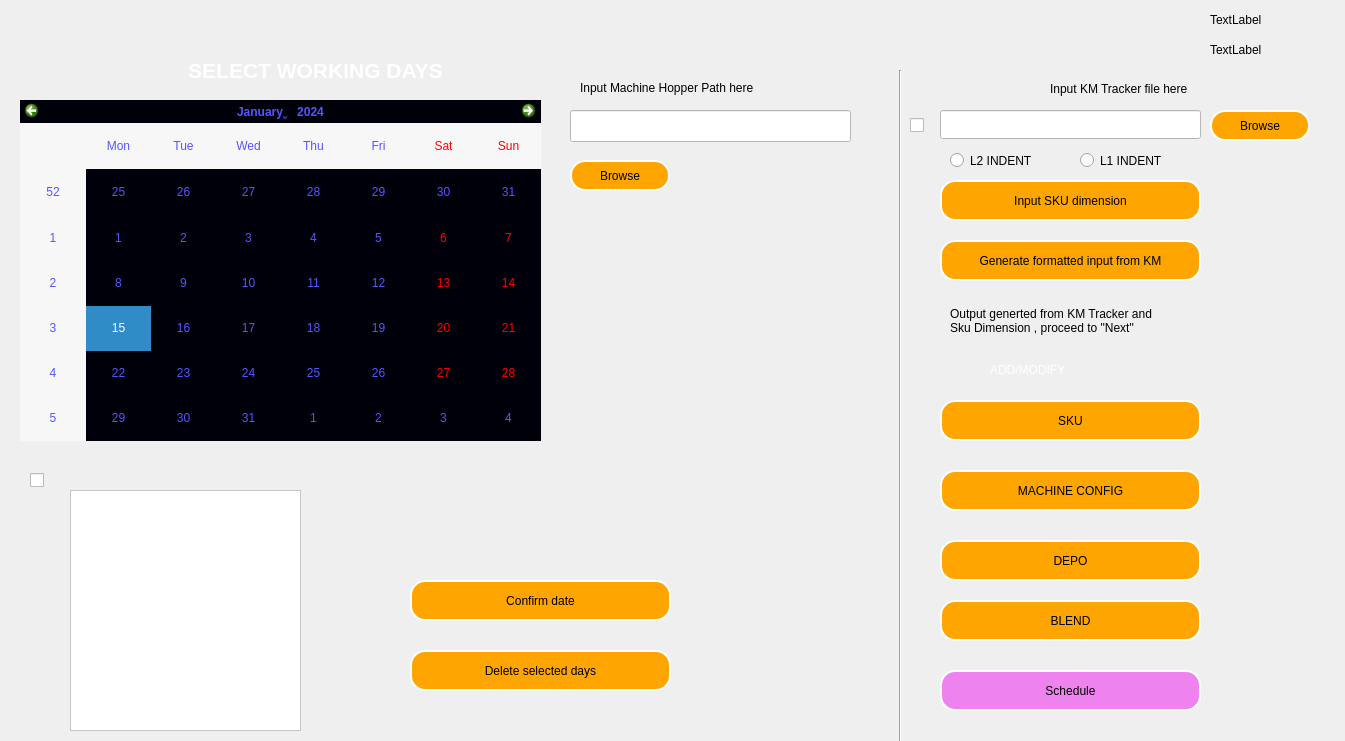
<?xml version="1.0" encoding="UTF-8"?>
<ui version="4.0">
 <class>Scheduler</class>
 <widget class="QDialog" name="Scheduler">
  <property name="geometry">
   <rect>
    <x>0</x>
    <y>0</y>
    <width>1345</width>
    <height>741</height>
   </rect>
  </property>
  <property name="windowTitle">
   <string>Scheduler Application for PULP</string>
  </property>
  <property name="windowIcon">
   <iconset>
    <normaloff>../../.designer/backup/icon.png</normaloff>../../.designer/backup/icon.png</iconset>
  </property>
  <property name="styleSheet">
   <string notr="true"/>
  </property>
  <widget class="QPushButton" name="modify_sku">
   <property name="geometry">
    <rect>
     <x>940</x>
     <y>400</y>
     <width>261</width>
     <height>41</height>
    </rect>
   </property>
   <property name="styleSheet">
    <string notr="true">background-color: orange;
border-style: outset;
border-width: 2px;
border-radius: 15px;
border-color: white;
padding: 4px;</string>
   </property>
   <property name="text">
    <string>SKU</string>
   </property>
  </widget>
  <widget class="Line" name="line">
   <property name="geometry">
    <rect>
     <x>890</x>
     <y>70</y>
     <width>20</width>
     <height>711</height>
    </rect>
   </property>
   <property name="styleSheet">
    <string notr="true">color: rgb(231, 226, 220);</string>
   </property>
   <property name="orientation">
    <enum>Qt::Vertical</enum>
   </property>
  </widget>
  <widget class="QLineEdit" name="path">
   <property name="geometry">
    <rect>
     <x>940</x>
     <y>110</y>
     <width>261</width>
     <height>29</height>
    </rect>
   </property>
   <property name="styleSheet">
    <string notr="true">color: rgb(0, 0, 0);
background-color: rgb(255, 255, 255);</string>
   </property>
  </widget>
  <widget class="QPushButton" name="Browse">
   <property name="geometry">
    <rect>
     <x>1210</x>
     <y>110</y>
     <width>100</width>
     <height>31</height>
    </rect>
   </property>
   <property name="styleSheet">
    <string notr="true">background-color: orange;
border-style: outset;
border-width: 2px;
border-radius: 15px;
border-color: white;
padding: 4px;</string>
   </property>
   <property name="text">
    <string>Browse</string>
   </property>
  </widget>
  <widget class="QPushButton" name="modify_machine">
   <property name="geometry">
    <rect>
     <x>940</x>
     <y>470</y>
     <width>261</width>
     <height>41</height>
    </rect>
   </property>
   <property name="styleSheet">
    <string notr="true">background-color: orange;
border-style: outset;
border-width: 2px;
border-radius: 15px;
border-color: white;
padding: 4px;</string>
   </property>
   <property name="text">
    <string>MACHINE CONFIG</string>
   </property>
  </widget>
  <widget class="QPushButton" name="next">
   <property name="geometry">
    <rect>
     <x>940</x>
     <y>670</y>
     <width>261</width>
     <height>41</height>
    </rect>
   </property>
   <property name="styleSheet">
    <string notr="true">background-color: violet;
border-style: outset;
border-width: 2px;
border-radius: 15px;
border-color: white;
padding: 4px;</string>
   </property>
   <property name="text">
    <string>Schedule</string>
   </property>
  </widget>
  <widget class="QCalendarWidget" name="calendarWidget">
   <property name="geometry">
    <rect>
     <x>20</x>
     <y>100</y>
     <width>521</width>
     <height>341</height>
    </rect>
   </property>
   <property name="styleSheet">
    <string notr="true">color: rgb(85, 85, 255);
background-color: rgb(0, 0, 10);</string>
   </property>
  </widget>
  <widget class="QLabel" name="date">
   <property name="geometry">
    <rect>
     <x>1210</x>
     <y>10</y>
     <width>141</width>
     <height>20</height>
    </rect>
   </property>
   <property name="styleSheet">
    <string notr="true"/>
   </property>
   <property name="text">
    <string>TextLabel</string>
   </property>
  </widget>
  <widget class="QLabel" name="day">
   <property name="geometry">
    <rect>
     <x>1210</x>
     <y>40</y>
     <width>141</width>
     <height>20</height>
    </rect>
   </property>
   <property name="text">
    <string>TextLabel</string>
   </property>
  </widget>
  <widget class="QCheckBox" name="browse_check">
   <property name="geometry">
    <rect>
     <x>910</x>
     <y>110</y>
     <width>21</width>
     <height>31</height>
    </rect>
   </property>
   <property name="text">
    <string/>
   </property>
  </widget>
  <widget class="QCheckBox" name="browse_check_2">
   <property name="geometry">
    <rect>
     <x>30</x>
     <y>470</y>
     <width>96</width>
     <height>20</height>
    </rect>
   </property>
   <property name="text">
    <string/>
   </property>
  </widget>
  <widget class="QPushButton" name="confirm_date">
   <property name="geometry">
    <rect>
     <x>410</x>
     <y>580</y>
     <width>261</width>
     <height>41</height>
    </rect>
   </property>
   <property name="styleSheet">
    <string notr="true">background-color: orange;
border-style: outset;
border-width: 2px;
border-radius: 15px;
border-color: white;
padding: 4px;</string>
   </property>
   <property name="text">
    <string>Confirm date</string>
   </property>
  </widget>
  <widget class="QLabel" name="label_2">
   <property name="geometry">
    <rect>
     <x>90</x>
     <y>540</y>
     <width>201</width>
     <height>20</height>
    </rect>
   </property>
   <property name="styleSheet">
    <string notr="true">color: rgb(255, 255, 255);</string>
   </property>
   <property name="text">
    <string>Selected days for scheduling</string>
   </property>
  </widget>
  <widget class="QListWidget" name="datelistview">
   <property name="geometry">
    <rect>
     <x>70</x>
     <y>490</y>
     <width>231</width>
     <height>241</height>
    </rect>
   </property>
   <property name="styleSheet">
    <string notr="true">color: rgb(0, 0, 0);
background-color: rgb(255, 255, 255);</string>
   </property>
  </widget>
  <widget class="QPushButton" name="datedeletebutton">
   <property name="geometry">
    <rect>
     <x>410</x>
     <y>650</y>
     <width>261</width>
     <height>41</height>
    </rect>
   </property>
   <property name="styleSheet">
    <string notr="true">background-color: orange;
border-style: outset;
border-width: 2px;
border-radius: 15px;
border-color: white;
padding: 4px;</string>
   </property>
   <property name="text">
    <string>Delete selected days</string>
   </property>
  </widget>
  <widget class="QLabel" name="label_4">
   <property name="geometry">
    <rect>
     <x>1050</x>
     <y>80</y>
     <width>281</width>
     <height>17</height>
    </rect>
   </property>
   <property name="text">
    <string>Input KM Tracker file here </string>
   </property>
  </widget>
  <widget class="QPushButton" name="inputskudimension">
   <property name="geometry">
    <rect>
     <x>940</x>
     <y>180</y>
     <width>261</width>
     <height>41</height>
    </rect>
   </property>
   <property name="styleSheet">
    <string notr="true">background-color: orange;
border-style: outset;
border-width: 2px;
border-radius: 15px;
border-color: white;
padding: 4px;</string>
   </property>
   <property name="text">
    <string>Input SKU dimension</string>
   </property>
  </widget>
  <widget class="QPushButton" name="get_sku_format">
   <property name="geometry">
    <rect>
     <x>940</x>
     <y>240</y>
     <width>261</width>
     <height>41</height>
    </rect>
   </property>
   <property name="styleSheet">
    <string notr="true">background-color: orange;
border-style: outset;
border-width: 2px;
border-radius: 15px;
border-color: white;
padding: 4px;</string>
   </property>
   <property name="text">
    <string>Generate formatted input from KM</string>
   </property>
  </widget>
  <widget class="QLabel" name="proceedtonexttext">
   <property name="geometry">
    <rect>
     <x>950</x>
     <y>300</y>
     <width>311</width>
     <height>41</height>
    </rect>
   </property>
   <property name="text">
    <string>Output generted from KM Tracker and 
Sku Dimension , proceed to &quot;Next&quot; </string>
   </property>
  </widget>
  <widget class="QLabel" name="label_5">
   <property name="geometry">
    <rect>
     <x>150</x>
     <y>50</y>
     <width>331</width>
     <height>41</height>
    </rect>
   </property>
   <property name="minimumSize">
    <size>
     <width>121</width>
     <height>0</height>
    </size>
   </property>
   <property name="styleSheet">
    <string notr="true">font: 75 12pt &quot;Roboto&quot;;
border-color: rgb(0, 0, 0);
color: qlineargradient(spread:pad, x1:0, y1:0, x2:0, y2:1, stop:0 rgba(255, 255, 255, 255), stop:0.495 rgba(255, 255, 255, 255), stop:0.505 rgba(255, 0, 0, 255), stop:1 rgba(255, 0, 0, 255));
</string>
   </property>
   <property name="text">
    <string>&lt;html&gt;&lt;head/&gt;&lt;body&gt;&lt;p align=&quot;center&quot;&gt;&lt;span style=&quot; font-size:16pt; font-weight:600; color:#ffffff;&quot;&gt;SELECT WORKING DAYS&lt;/span&gt;&lt;/p&gt;&lt;/body&gt;&lt;/html&gt;</string>
   </property>
  </widget>
  <widget class="QLabel" name="label">
   <property name="geometry">
    <rect>
     <x>990</x>
     <y>360</y>
     <width>161</width>
     <height>20</height>
    </rect>
   </property>
   <property name="styleSheet">
    <string notr="true">color: rgb(255, 255, 255);
font: 75 15pt &quot;MS Sans Serif&quot;;</string>
   </property>
   <property name="text">
    <string>ADD/MODIFY</string>
   </property>
  </widget>
  <widget class="QPushButton" name="depo_add">
   <property name="geometry">
    <rect>
     <x>940</x>
     <y>540</y>
     <width>261</width>
     <height>41</height>
    </rect>
   </property>
   <property name="styleSheet">
    <string notr="true">background-color: orange;
border-style: outset;
border-width: 2px;
border-radius: 15px;
border-color: white;
padding: 4px;</string>
   </property>
   <property name="text">
    <string>DEPO</string>
   </property>
  </widget>
  <widget class="QPushButton" name="depo_add_2">
   <property name="geometry">
    <rect>
     <x>940</x>
     <y>600</y>
     <width>261</width>
     <height>41</height>
    </rect>
   </property>
   <property name="styleSheet">
    <string notr="true">background-color: orange;
border-style: outset;
border-width: 2px;
border-radius: 15px;
border-color: white;
padding: 4px;</string>
   </property>
   <property name="text">
    <string>BLEND</string>
   </property>
  </widget>
  <widget class="QRadioButton" name="l1_indent">
   <property name="geometry">
    <rect>
     <x>1080</x>
     <y>150</y>
     <width>105</width>
     <height>21</height>
    </rect>
   </property>
   <property name="text">
    <string>L1 INDENT</string>
   </property>
  </widget>
  <widget class="QRadioButton" name="l2_indent">
   <property name="geometry">
    <rect>
     <x>950</x>
     <y>150</y>
     <width>105</width>
     <height>21</height>
    </rect>
   </property>
   <property name="text">
    <string>L2 INDENT</string>
   </property>
  </widget>
  <widget class="QLineEdit" name="mach_hop">
   <property name="geometry">
    <rect>
     <x>570</x>
     <y>110</y>
     <width>281</width>
     <height>32</height>
    </rect>
   </property>
   <property name="palette">
    <palette>
     <active>
      <colorrole role="WindowText">
       <brush brushstyle="SolidPattern">
        <color alpha="255">
         <red>0</red>
         <green>0</green>
         <blue>0</blue>
        </color>
       </brush>
      </colorrole>
      <colorrole role="Button">
       <brush brushstyle="SolidPattern">
        <color alpha="255">
         <red>255</red>
         <green>255</green>
         <blue>255</blue>
        </color>
       </brush>
      </colorrole>
      <colorrole role="Light">
       <brush brushstyle="SolidPattern">
        <color alpha="255">
         <red>255</red>
         <green>255</green>
         <blue>255</blue>
        </color>
       </brush>
      </colorrole>
      <colorrole role="Midlight">
       <brush brushstyle="SolidPattern">
        <color alpha="255">
         <red>255</red>
         <green>255</green>
         <blue>255</blue>
        </color>
       </brush>
      </colorrole>
      <colorrole role="Dark">
       <brush brushstyle="SolidPattern">
        <color alpha="255">
         <red>127</red>
         <green>127</green>
         <blue>127</blue>
        </color>
       </brush>
      </colorrole>
      <colorrole role="Mid">
       <brush brushstyle="SolidPattern">
        <color alpha="255">
         <red>170</red>
         <green>170</green>
         <blue>170</blue>
        </color>
       </brush>
      </colorrole>
      <colorrole role="Text">
       <brush brushstyle="SolidPattern">
        <color alpha="255">
         <red>0</red>
         <green>0</green>
         <blue>0</blue>
        </color>
       </brush>
      </colorrole>
      <colorrole role="BrightText">
       <brush brushstyle="SolidPattern">
        <color alpha="255">
         <red>255</red>
         <green>255</green>
         <blue>255</blue>
        </color>
       </brush>
      </colorrole>
      <colorrole role="ButtonText">
       <brush brushstyle="SolidPattern">
        <color alpha="255">
         <red>0</red>
         <green>0</green>
         <blue>0</blue>
        </color>
       </brush>
      </colorrole>
      <colorrole role="Base">
       <brush brushstyle="SolidPattern">
        <color alpha="255">
         <red>255</red>
         <green>255</green>
         <blue>255</blue>
        </color>
       </brush>
      </colorrole>
      <colorrole role="Window">
       <brush brushstyle="SolidPattern">
        <color alpha="255">
         <red>255</red>
         <green>255</green>
         <blue>255</blue>
        </color>
       </brush>
      </colorrole>
      <colorrole role="Shadow">
       <brush brushstyle="SolidPattern">
        <color alpha="255">
         <red>0</red>
         <green>0</green>
         <blue>0</blue>
        </color>
       </brush>
      </colorrole>
      <colorrole role="AlternateBase">
       <brush brushstyle="SolidPattern">
        <color alpha="255">
         <red>255</red>
         <green>255</green>
         <blue>255</blue>
        </color>
       </brush>
      </colorrole>
      <colorrole role="ToolTipBase">
       <brush brushstyle="SolidPattern">
        <color alpha="255">
         <red>255</red>
         <green>255</green>
         <blue>220</blue>
        </color>
       </brush>
      </colorrole>
      <colorrole role="ToolTipText">
       <brush brushstyle="SolidPattern">
        <color alpha="255">
         <red>0</red>
         <green>0</green>
         <blue>0</blue>
        </color>
       </brush>
      </colorrole>
     </active>
     <inactive>
      <colorrole role="WindowText">
       <brush brushstyle="SolidPattern">
        <color alpha="255">
         <red>0</red>
         <green>0</green>
         <blue>0</blue>
        </color>
       </brush>
      </colorrole>
      <colorrole role="Button">
       <brush brushstyle="SolidPattern">
        <color alpha="255">
         <red>255</red>
         <green>255</green>
         <blue>255</blue>
        </color>
       </brush>
      </colorrole>
      <colorrole role="Light">
       <brush brushstyle="SolidPattern">
        <color alpha="255">
         <red>255</red>
         <green>255</green>
         <blue>255</blue>
        </color>
       </brush>
      </colorrole>
      <colorrole role="Midlight">
       <brush brushstyle="SolidPattern">
        <color alpha="255">
         <red>255</red>
         <green>255</green>
         <blue>255</blue>
        </color>
       </brush>
      </colorrole>
      <colorrole role="Dark">
       <brush brushstyle="SolidPattern">
        <color alpha="255">
         <red>127</red>
         <green>127</green>
         <blue>127</blue>
        </color>
       </brush>
      </colorrole>
      <colorrole role="Mid">
       <brush brushstyle="SolidPattern">
        <color alpha="255">
         <red>170</red>
         <green>170</green>
         <blue>170</blue>
        </color>
       </brush>
      </colorrole>
      <colorrole role="Text">
       <brush brushstyle="SolidPattern">
        <color alpha="255">
         <red>0</red>
         <green>0</green>
         <blue>0</blue>
        </color>
       </brush>
      </colorrole>
      <colorrole role="BrightText">
       <brush brushstyle="SolidPattern">
        <color alpha="255">
         <red>255</red>
         <green>255</green>
         <blue>255</blue>
        </color>
       </brush>
      </colorrole>
      <colorrole role="ButtonText">
       <brush brushstyle="SolidPattern">
        <color alpha="255">
         <red>0</red>
         <green>0</green>
         <blue>0</blue>
        </color>
       </brush>
      </colorrole>
      <colorrole role="Base">
       <brush brushstyle="SolidPattern">
        <color alpha="255">
         <red>255</red>
         <green>255</green>
         <blue>255</blue>
        </color>
       </brush>
      </colorrole>
      <colorrole role="Window">
       <brush brushstyle="SolidPattern">
        <color alpha="255">
         <red>255</red>
         <green>255</green>
         <blue>255</blue>
        </color>
       </brush>
      </colorrole>
      <colorrole role="Shadow">
       <brush brushstyle="SolidPattern">
        <color alpha="255">
         <red>0</red>
         <green>0</green>
         <blue>0</blue>
        </color>
       </brush>
      </colorrole>
      <colorrole role="AlternateBase">
       <brush brushstyle="SolidPattern">
        <color alpha="255">
         <red>255</red>
         <green>255</green>
         <blue>255</blue>
        </color>
       </brush>
      </colorrole>
      <colorrole role="ToolTipBase">
       <brush brushstyle="SolidPattern">
        <color alpha="255">
         <red>255</red>
         <green>255</green>
         <blue>220</blue>
        </color>
       </brush>
      </colorrole>
      <colorrole role="ToolTipText">
       <brush brushstyle="SolidPattern">
        <color alpha="255">
         <red>0</red>
         <green>0</green>
         <blue>0</blue>
        </color>
       </brush>
      </colorrole>
     </inactive>
     <disabled>
      <colorrole role="WindowText">
       <brush brushstyle="SolidPattern">
        <color alpha="255">
         <red>127</red>
         <green>127</green>
         <blue>127</blue>
        </color>
       </brush>
      </colorrole>
      <colorrole role="Button">
       <brush brushstyle="SolidPattern">
        <color alpha="255">
         <red>255</red>
         <green>255</green>
         <blue>255</blue>
        </color>
       </brush>
      </colorrole>
      <colorrole role="Light">
       <brush brushstyle="SolidPattern">
        <color alpha="255">
         <red>255</red>
         <green>255</green>
         <blue>255</blue>
        </color>
       </brush>
      </colorrole>
      <colorrole role="Midlight">
       <brush brushstyle="SolidPattern">
        <color alpha="255">
         <red>255</red>
         <green>255</green>
         <blue>255</blue>
        </color>
       </brush>
      </colorrole>
      <colorrole role="Dark">
       <brush brushstyle="SolidPattern">
        <color alpha="255">
         <red>127</red>
         <green>127</green>
         <blue>127</blue>
        </color>
       </brush>
      </colorrole>
      <colorrole role="Mid">
       <brush brushstyle="SolidPattern">
        <color alpha="255">
         <red>170</red>
         <green>170</green>
         <blue>170</blue>
        </color>
       </brush>
      </colorrole>
      <colorrole role="Text">
       <brush brushstyle="SolidPattern">
        <color alpha="255">
         <red>127</red>
         <green>127</green>
         <blue>127</blue>
        </color>
       </brush>
      </colorrole>
      <colorrole role="BrightText">
       <brush brushstyle="SolidPattern">
        <color alpha="255">
         <red>255</red>
         <green>255</green>
         <blue>255</blue>
        </color>
       </brush>
      </colorrole>
      <colorrole role="ButtonText">
       <brush brushstyle="SolidPattern">
        <color alpha="255">
         <red>127</red>
         <green>127</green>
         <blue>127</blue>
        </color>
       </brush>
      </colorrole>
      <colorrole role="Base">
       <brush brushstyle="SolidPattern">
        <color alpha="255">
         <red>255</red>
         <green>255</green>
         <blue>255</blue>
        </color>
       </brush>
      </colorrole>
      <colorrole role="Window">
       <brush brushstyle="SolidPattern">
        <color alpha="255">
         <red>255</red>
         <green>255</green>
         <blue>255</blue>
        </color>
       </brush>
      </colorrole>
      <colorrole role="Shadow">
       <brush brushstyle="SolidPattern">
        <color alpha="255">
         <red>0</red>
         <green>0</green>
         <blue>0</blue>
        </color>
       </brush>
      </colorrole>
      <colorrole role="AlternateBase">
       <brush brushstyle="SolidPattern">
        <color alpha="255">
         <red>255</red>
         <green>255</green>
         <blue>255</blue>
        </color>
       </brush>
      </colorrole>
      <colorrole role="ToolTipBase">
       <brush brushstyle="SolidPattern">
        <color alpha="255">
         <red>255</red>
         <green>255</green>
         <blue>220</blue>
        </color>
       </brush>
      </colorrole>
      <colorrole role="ToolTipText">
       <brush brushstyle="SolidPattern">
        <color alpha="255">
         <red>0</red>
         <green>0</green>
         <blue>0</blue>
        </color>
       </brush>
      </colorrole>
     </disabled>
    </palette>
   </property>
   <property name="font">
    <font>
     <weight>75</weight>
     <bold>true</bold>
    </font>
   </property>
  </widget>
  <widget class="QLabel" name="label_3">
   <property name="geometry">
    <rect>
     <x>580</x>
     <y>80</y>
     <width>231</width>
     <height>16</height>
    </rect>
   </property>
   <property name="text">
    <string>Input Machine Hopper Path here </string>
   </property>
  </widget>
  <widget class="QPushButton" name="mach_browse">
   <property name="geometry">
    <rect>
     <x>570</x>
     <y>160</y>
     <width>100</width>
     <height>31</height>
    </rect>
   </property>
   <property name="styleSheet">
    <string notr="true">background-color: orange;
border-style: outset;
border-width: 2px;
border-radius: 15px;
border-color: white;
padding: 4px;</string>
   </property>
   <property name="text">
    <string>Browse</string>
   </property>
  </widget>
 </widget>
 <resources/>
 <connections/>
</ui>
